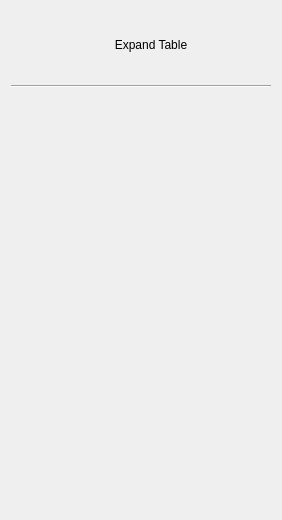
            <widget class="QWidget" name="scrollAreaWidgetContents_4">
             <property name="geometry">
              <rect>
               <x>0</x>
               <y>0</y>
               <width>278</width>
               <height>520</height>
              </rect>
             </property>
             <layout class="QVBoxLayout" name="verticalLayout_17">
              <item>
               <widget class="QWidget" name="widget_right_menu_expand_table_container" native="true">
                <property name="styleSheet">
                 <string notr="true">QPushButton {
	background-color: transparent;
	border: none;
}

QPushButton::hover {
	border: 1px solid #44fda2;
}

QPushButton::pressed {
	border: 1px solid #808080;
}</string>
                </property>
                <layout class="QHBoxLayout" name="horizontalLayout_28">
                 <item>
                  <widget class="QLabel" name="lbl_right_menu_expand_table_header_icon">
                   <property name="minimumSize">
                    <size>
                     <width>50</width>
                     <height>50</height>
                    </size>
                   </property>
                   <property name="maximumSize">
                    <size>
                     <width>50</width>
                     <height>50</height>
                    </size>
                   </property>
                   <property name="text">
                    <string/>
                   </property>
                   <property name="pixmap">
                    <pixmap resource="../icons_source.qrc">:/newSource/icons/expand_2.png</pixmap>
                   </property>
                   <property name="scaledContents">
                    <bool>true</bool>
                   </property>
                  </widget>
                 </item>
                 <item>
                  <widget class="QLabel" name="lbl_right_menu_expand_table_header">
                   <property name="minimumSize">
                    <size>
                     <width>150</width>
                     <height>50</height>
                    </size>
                   </property>
                   <property name="maximumSize">
                    <size>
                     <width>16777215</width>
                     <height>50</height>
                    </size>
                   </property>
                   <property name="text">
                    <string>Expand Table</string>
                   </property>
                   <property name="alignment">
                    <set>Qt::AlignCenter</set>
                   </property>
                  </widget>
                 </item>
                 <item>
                  <widget class="QPushButton" name="btn_right_menu_close_expand_table">
                   <property name="minimumSize">
                    <size>
                     <width>30</width>
                     <height>30</height>
                    </size>
                   </property>
                   <property name="maximumSize">
                    <size>
                     <width>30</width>
                     <height>30</height>
                    </size>
                   </property>
                   <property name="cursor">
                    <cursorShape>PointingHandCursor</cursorShape>
                   </property>
                   <property name="toolTip">
                    <string>Close</string>
                   </property>
                   <property name="text">
                    <string/>
                   </property>
                   <property name="icon">
                    <iconset resource="../icons_source.qrc">
                     <normaloff>:/newSource/icons/close_2.png</normaloff>:/newSource/icons/close_2.png</iconset>
                   </property>
                   <property name="iconSize">
                    <size>
                     <width>20</width>
                     <height>20</height>
                    </size>
                   </property>
                  </widget>
                 </item>
                </layout>
               </widget>
              </item>
              <item>
               <widget class="Line" name="line_right_menu_expand_table">
                <property name="minimumSize">
                 <size>
                  <width>240</width>
                  <height>3</height>
                 </size>
                </property>
                <property name="maximumSize">
                 <size>
                  <width>16777215</width>
                  <height>3</height>
                 </size>
                </property>
                <property name="frameShadow">
                 <enum>QFrame::Sunken</enum>
                </property>
                <property name="lineWidth">
                 <number>1</number>
                </property>
                <property name="orientation">
                 <enum>Qt::Horizontal</enum>
                </property>
               </widget>
              </item>
              <item>
               <spacer name="verticalSpacer_right_menu_fixed_1">
                <property name="orientation">
                 <enum>Qt::Vertical</enum>
                </property>
                <property name="sizeType">
                 <enum>QSizePolicy::Fixed</enum>
                </property>
                <property name="sizeHint" stdset="0">
                 <size>
                  <width>20</width>
                  <height>10</height>
                 </size>
                </property>
               </spacer>
              </item>
              <item>
               <spacer name="verticalSpacer_right_menu_expand_table">
                <property name="orientation">
                 <enum>Qt::Vertical</enum>
                </property>
                <property name="sizeHint" stdset="0">
                 <size>
                  <width>20</width>
                  <height>425</height>
                 </size>
                </property>
               </spacer>
              </item>
             </layout>
            </widget>
